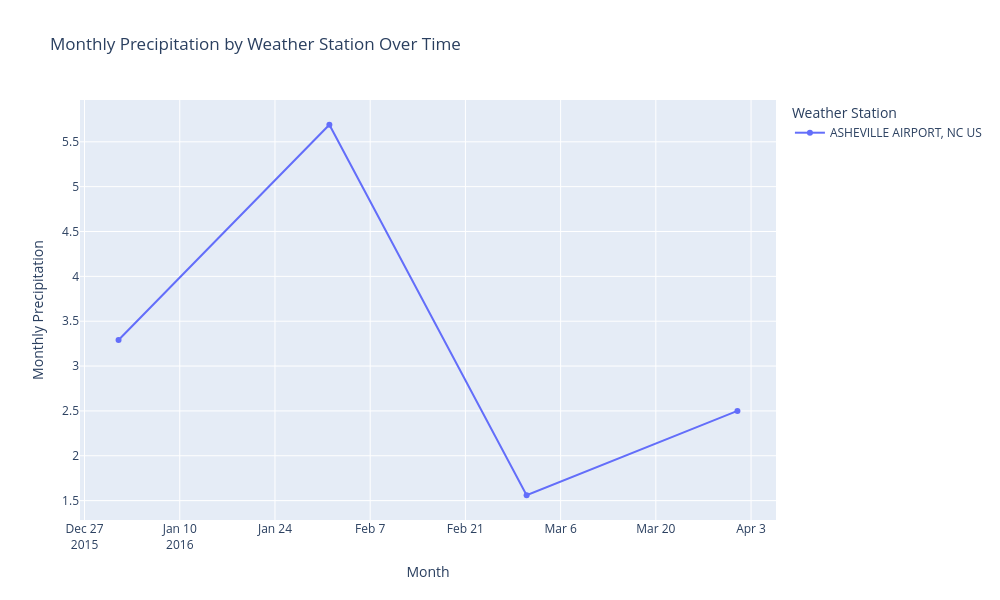

The notebook cell saved with this chart:
### Markdown cell above
**What does Figure 1 show? Describe a pattern and record at least one value with its place, time, and units or count.**

Your answer:Figure 1 shows the locations of the NOAA weather stations included in the GSOM dataset and displays monthly precipitation (PRCP) at each station. The map makes it easier to compare precipitation amounts across different geographic locations.

### Code cell
climate_df["DATE"] = pd.to_datetime(climate_df["DATE"])

climate_df = climate_df.sort_values("DATE")

fig2 = px.line(
    climate_df,
    x="DATE",
    y="PRCP",
    color="NAME",
    markers=True,
    title="Monthly Precipitation by Weather Station Over Time",
    labels={
        "DATE": "Date",
        "PRCP": "Monthly Precipitation",
        "NAME": "Weather Station"
    },
    hover_data={
        "STATION": True,
        "ELEVATION": True
    },
    width=1000,
    height=600
)

fig2.update_layout(
    xaxis_title="Month",
    yaxis_title="Monthly Precipitation"
)

fig2.show()

### Figure 1 — Plotly figure (JSON) as saved in the notebook; plotly's stock layout.template omitted (floating-point values rounded to 4 significant figures)
{"data": [{"customdata": [["USW00003812", 645.3], ["USW00003812", 645.3], ["USW00003812", 645.3], ["USW00003812", 645.3]], "hovertemplate": "Weather Station=ASHEVILLE AIRPORT, NC US<br>Date=%{x}<br>Monthly Precipitation=%{y}<br>STATION=%{customdata[0]}<br>ELEVATION=%{customdata[1]}<extra></extra>", "legendgroup": "ASHEVILLE AIRPORT, NC US", "line": {"color": "#636efa", "dash": "solid"}, "marker": {"symbol": "circle"}, "mode": "lines+markers", "name": "ASHEVILLE AIRPORT, NC US", "orientation": "v", "showlegend": true, "type": "scatter", "x": ["2016-01-01T00:00:00", "2016-02-01T00:00:00", "2016-03-01T00:00:00", "2016-04-01T00:00:00"], "xaxis": "x", "y": [3.29, 5.69, 1.56, 2.5], "yaxis": "y"}], "layout": {"height": 600, "legend": {"title": {"text": "Weather Station"}, "tracegroupgap": 0}, "title": {"text": "Monthly Precipitation by Weather Station Over Time"}, "width": 1000, "xaxis": {"anchor": "y", "domain": [0, 1], "title": {"text": "Month"}}, "yaxis": {"anchor": "x", "domain": [0, 1], "title": {"text": "Monthly Precipitation"}}}}
